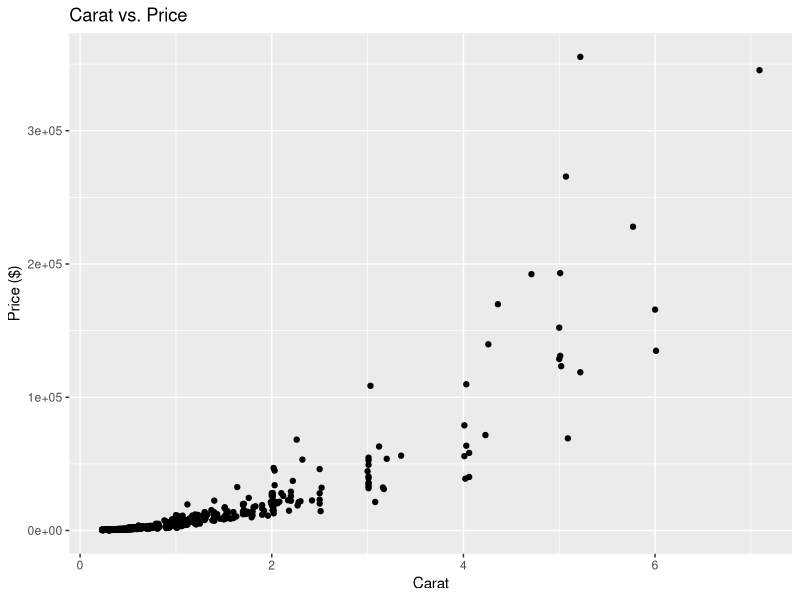
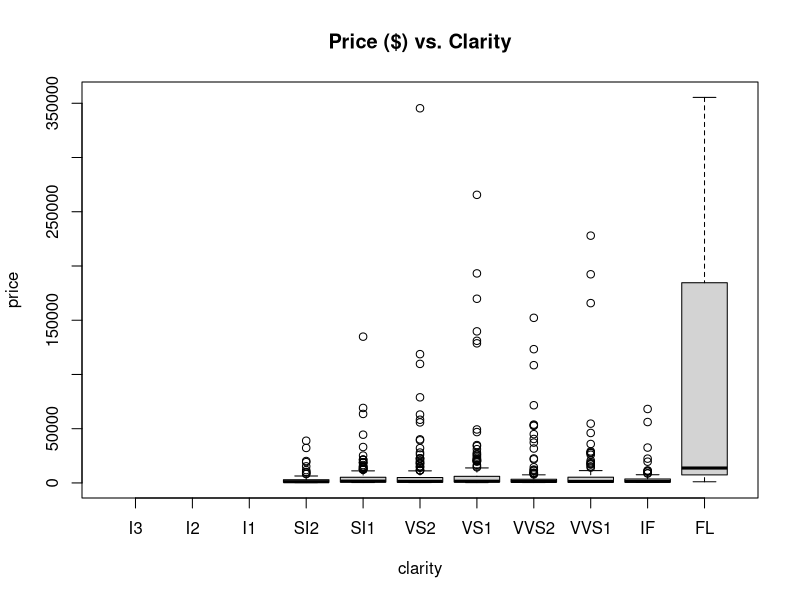
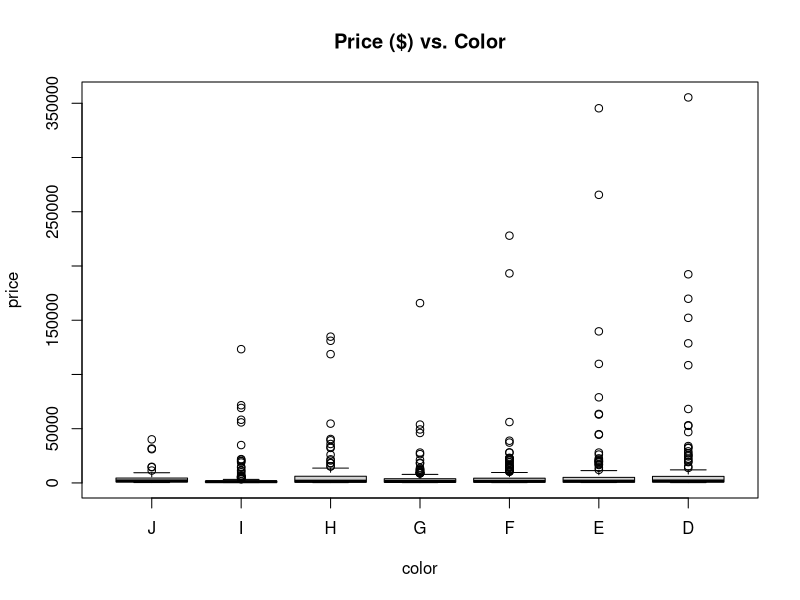
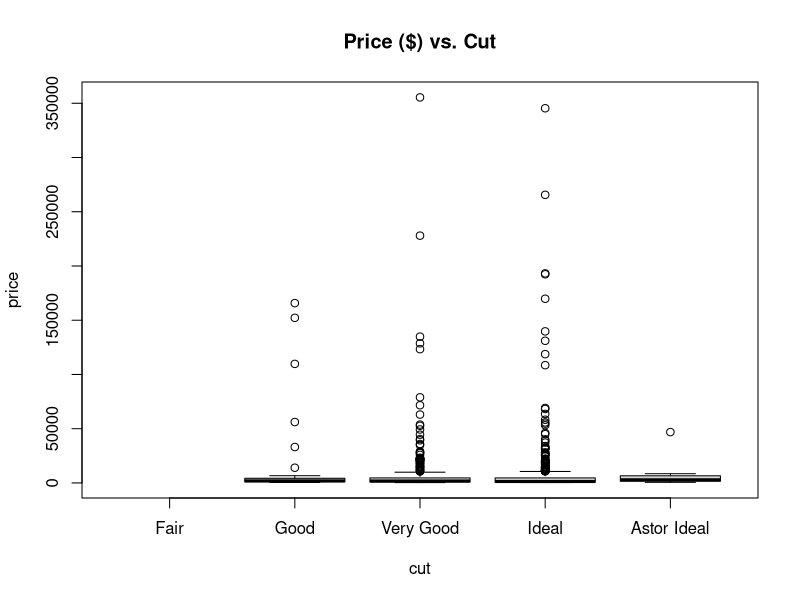
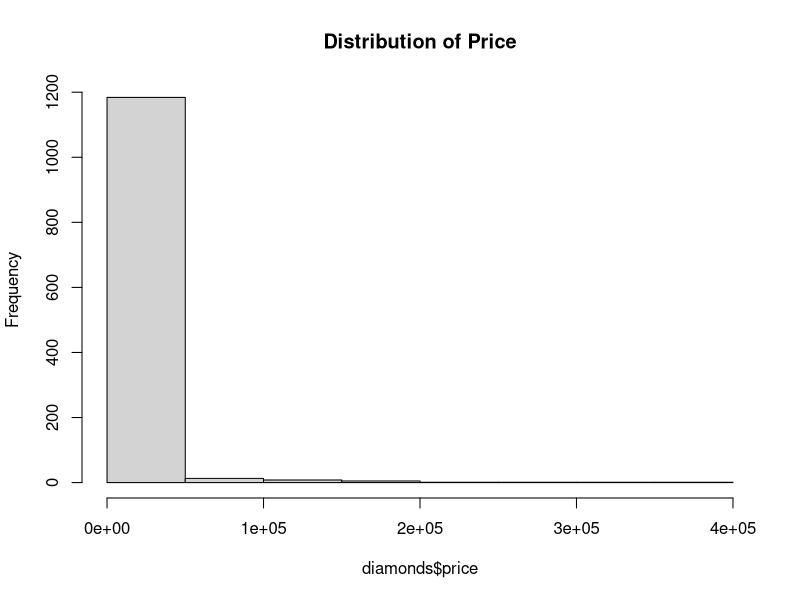
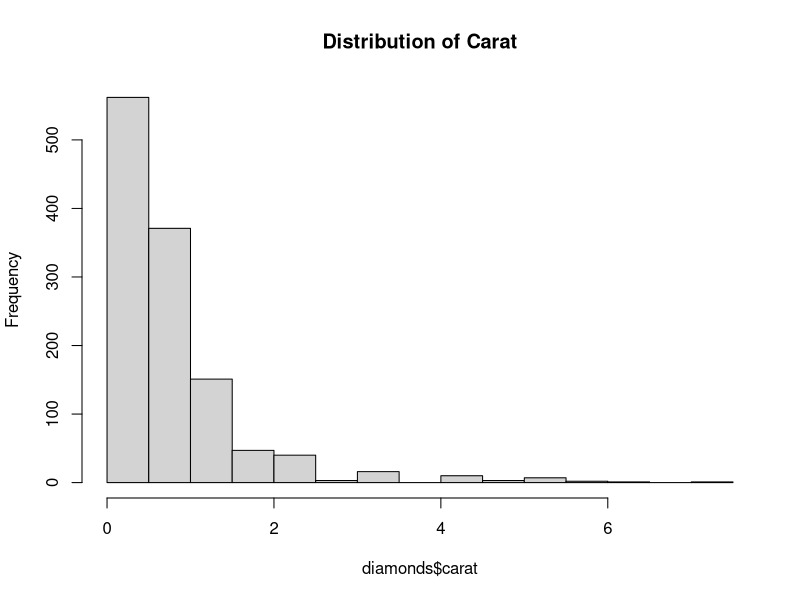
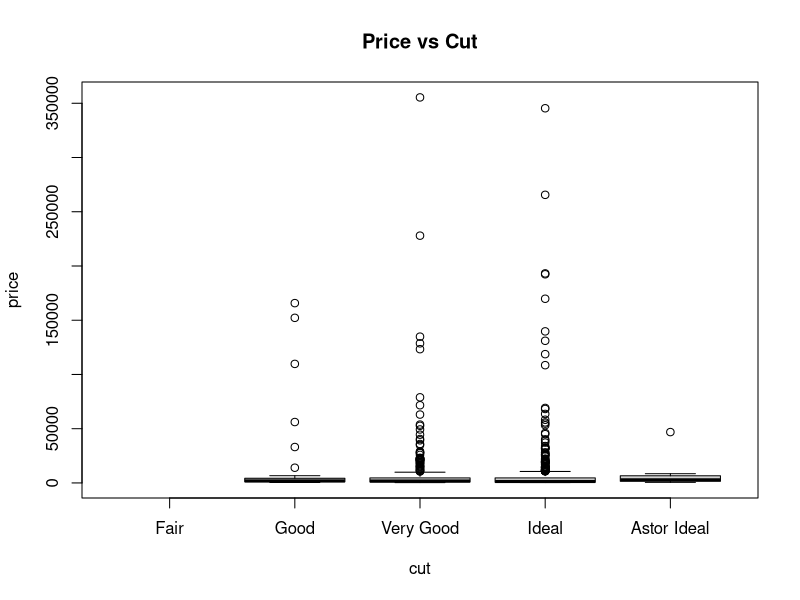
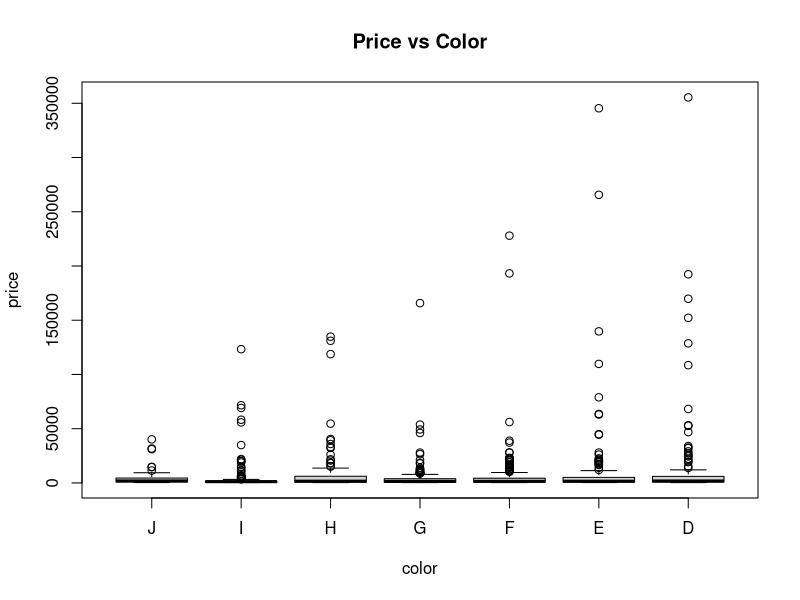

R code for these plots, in order:
## ---- chunk 1
# Load necessary libraries
library(ggplot2)
library(dplyr)
library(GGally)
## ---- chunk 2
# Load the data
diamonds <- read.csv("diamonds4.csv")

# Inspect the data
str(diamonds)
summary(diamonds)
head(diamonds)
## ---- chunk 3
diamonds$clarity <- factor(diamonds$clarity, levels = c("I3", "I2", "I1", "SI2", "SI1", "VS2", "VS1", "VVS2", "VVS1", "IF", "FL"))
diamonds$color <- factor(diamonds$color, levels = c("J", "I", "H", "G", "F", "E", "D"))
diamonds$cut <- factor(diamonds$cut, levels = c("Fair", "Good", "Very Good", "Ideal", "Astor Ideal"))
## ---- chunk 4
sum(is.na(diamonds))
## ---- chunk 5
# Summary Statistics
summary(diamonds$price ~ diamonds$carat)

ggplot(diamonds, aes(x = carat, y = price)) +
  geom_point() +
  labs(title = "Carat vs. Price",
       x = "Carat",
       y = "Price ($)")

# Linear Regression
carat_model <- lm(price ~ carat, data = diamonds)
summary(carat_model)
## ---- chunk 6
# Summary Statistics (Boxplots are very helpful here)
boxplot(price ~ clarity, data = diamonds, main = "Price ($) vs. Clarity")
#or
summary(diamonds$price ~ diamonds$clarity)

# ANOVA
clarity_anova <- aov(price ~ clarity, data = diamonds)
summary(clarity_anova)

# Linear Regression (clarity as factor)
clarity_model <- lm(price ~ clarity, data = diamonds)
summary(clarity_model)
## ---- chunk 7
# Summary Statistics
boxplot(price ~ color, data = diamonds, main = "Price ($) vs. Color")
#or
summary(diamonds$price ~ diamonds$color)

# ANOVA
color_anova <- aov(price ~ color, data = diamonds)
summary(color_anova)

# Linear Regression (color as factor)
color_model <- lm(price ~ color, data = diamonds)
summary(color_model)
## ---- chunk 8
# Summary Statistics
boxplot(price ~ cut, data = diamonds, main = "Price ($) vs. Cut")
#or
summary(diamonds$price ~ diamonds$cut)

# ANOVA
cut_anova <- aov(price ~ cut, data = diamonds)
summary(cut_anova)

# Linear Regression (cut as factor)
cut_model <- lm(price ~ cut, data = diamonds)
summary(cut_model)
## ---- chunk 9
# Linear Regression Models for each of the 4 C's
carat_model <- lm(price ~ carat, data = diamonds)
clarity_model <- lm(price ~ clarity, data = diamonds)
color_model <- lm(price ~ color, data = diamonds)
cut_model <- lm(price ~ cut, data = diamonds)

# ANOVA for categorical variables
clarity_anova <- aov(price ~ clarity, data = diamonds)
color_anova <- aov(price ~ color, data = diamonds)
cut_anova <- aov(price ~ cut, data = diamonds)

# Summary of models and ANOVA
summary(carat_model)
summary(clarity_model)
summary(color_model)
summary(cut_model)

summary(clarity_anova)
summary(color_anova)
summary(cut_anova)
## ---- chunk 10
# Histograms for univariate distributions
hist(diamonds$price, main = "Distribution of Price")
hist(diamonds$carat, main = "Distribution of Carat")

# Boxplots for categorical variables vs price
boxplot(price ~ cut, data = diamonds, main = "Price vs Cut")
boxplot(price ~ color, data = diamonds, main = "Price vs Color")
boxplot(price ~ clarity, data = diamonds, main = "Price vs Clarity")

# Scatterplots for continuous variables vs price
plot(diamonds$carat, diamonds$price, main = "Carat vs Price")
## ---- chunk 11
# Interaction plots (example with cut and color)
diamonds$clarity <- factor(diamonds$clarity, levels = c("I3", "I2", "I1", "SI2", "SI1", "VS2", "VS1", "VVS2", "VVS1", "IF", "FL"))
diamonds$color <- factor(diamonds$color, levels = c("J", "I", "H", "G", "F", "E", "D"))
diamonds$cut <- factor(diamonds$cut, levels = c("Fair", "Good", "Very Good", "Ideal", "Astor Ideal"))

interaction.plot(diamonds$cut, diamonds$color, diamonds$price,
                 main = "Interaction: Cut vs Color on Price",
                 xlab = "Cut", ylab = "Mean Price", trace.label = "Color")

interaction.plot(diamonds$cut, diamonds$clarity, diamonds$price,
                 main = "Interaction: Cut vs Clarity on Price",
                 xlab = "Cut", ylab = "Mean Price", trace.label = "Clarity")

interaction.plot(diamonds$color, diamonds$clarity, diamonds$price,
                 main = "Interaction: Color vs Clarity on Price",
                 xlab = "Color", ylab = "Mean Price", trace.label = "Clarity")
## ---- chunk 12
# Boxplots for continuous variables
boxplot(diamonds$carat, main = "Boxplot of Carat")
boxplot(diamonds$price, main = "Boxplot of Price")
## ---- chunk 13
carat_model <- lm(price ~ carat, data = diamonds)
summary(carat_model)
## ---- chunk 14
# Example transformation (log transformation)
diamonds$log_price <- log(diamonds$price)
diamonds$log_carat <- log(diamonds$carat)
log_carat_model <- lm(log_price ~ log_carat, data = diamonds)
summary(log_carat_model)
## ---- chunk 15
par(mfrow = c(2, 2)) # Create a 2x2 plotting grid
plot(carat_model) # Generate diagnostic plots
par(mfrow = c(1, 1)) # Reset to single plot
## ---- chunk 16
par(mfrow = c(2, 2)) # Create a 2x2 plotting grid
plot(log_carat_model) # Generate diagnostic plots
par(mfrow = c(1, 1)) # Reset to single plot
